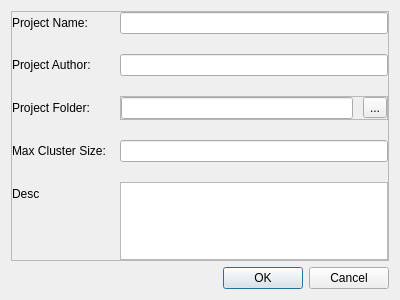
<?xml version="1.0" encoding="UTF-8"?>
<ui version="4.0">
 <class>Dialog</class>
 <widget class="QDialog" name="Dialog">
  <property name="geometry">
   <rect>
    <x>0</x>
    <y>0</y>
    <width>400</width>
    <height>300</height>
   </rect>
  </property>
  <property name="windowTitle">
   <string>Dialog</string>
  </property>
  <layout class="QVBoxLayout" name="verticalLayout">
   <item alignment="Qt::AlignVCenter">
    <widget class="QFrame" name="content">
     <property name="frameShape">
      <enum>QFrame::StyledPanel</enum>
     </property>
     <property name="frameShadow">
      <enum>QFrame::Raised</enum>
     </property>
     <layout class="QVBoxLayout" name="contentLayout">
      <property name="spacing">
       <number>0</number>
      </property>
      <property name="leftMargin">
       <number>0</number>
      </property>
      <property name="topMargin">
       <number>0</number>
      </property>
      <property name="rightMargin">
       <number>0</number>
      </property>
      <property name="bottomMargin">
       <number>0</number>
      </property>
      <item>
       <layout class="QFormLayout" name="formLayout">
        <property name="horizontalSpacing">
         <number>10</number>
        </property>
        <property name="verticalSpacing">
         <number>20</number>
        </property>
        <item row="0" column="0">
         <widget class="QLabel" name="projectNameLabel">
          <property name="text">
           <string>Project Name: </string>
          </property>
         </widget>
        </item>
        <item row="0" column="1">
         <widget class="QLineEdit" name="projectNameInput"/>
        </item>
        <item row="1" column="0">
         <widget class="QLabel" name="projectAuthorLabel">
          <property name="text">
           <string>Project Author: </string>
          </property>
         </widget>
        </item>
        <item row="2" column="0">
         <widget class="QLabel" name="projectFolderLabel">
          <property name="text">
           <string>Project Folder: </string>
          </property>
         </widget>
        </item>
        <item row="4" column="0">
         <widget class="QLabel" name="maxClusterLabel">
          <property name="text">
           <string>Max Cluster Size: </string>
          </property>
         </widget>
        </item>
        <item row="4" column="1">
         <widget class="QLineEdit" name="clusterInput">
          <property name="maxLength">
           <number>4</number>
          </property>
         </widget>
        </item>
        <item row="1" column="1">
         <widget class="QLineEdit" name="projectAuthorInput"/>
        </item>
        <item row="2" column="1">
         <widget class="QFrame" name="projectFolderFrame">
          <property name="frameShape">
           <enum>QFrame::StyledPanel</enum>
          </property>
          <property name="frameShadow">
           <enum>QFrame::Raised</enum>
          </property>
          <layout class="QHBoxLayout" name="horizontalLayout">
           <property name="spacing">
            <number>10</number>
           </property>
           <property name="leftMargin">
            <number>0</number>
           </property>
           <property name="topMargin">
            <number>0</number>
           </property>
           <property name="rightMargin">
            <number>0</number>
           </property>
           <property name="bottomMargin">
            <number>0</number>
           </property>
           <item>
            <widget class="QLineEdit" name="projectFolderInput"/>
           </item>
           <item>
            <widget class="QToolButton" name="browseBtn">
             <property name="text">
              <string>...</string>
             </property>
            </widget>
           </item>
          </layout>
         </widget>
        </item>
        <item row="5" column="0">
         <widget class="QLabel" name="descLabel">
          <property name="text">
           <string>Desc</string>
          </property>
         </widget>
        </item>
        <item row="5" column="1">
         <widget class="QTextEdit" name="textEdit"/>
        </item>
       </layout>
      </item>
     </layout>
    </widget>
   </item>
   <item>
    <widget class="QDialogButtonBox" name="buttonBox">
     <property name="orientation">
      <enum>Qt::Horizontal</enum>
     </property>
     <property name="standardButtons">
      <set>QDialogButtonBox::Cancel|QDialogButtonBox::Ok</set>
     </property>
    </widget>
   </item>
  </layout>
 </widget>
 <resources/>
 <connections>
  <connection>
   <sender>buttonBox</sender>
   <signal>accepted()</signal>
   <receiver>Dialog</receiver>
   <slot>accept()</slot>
   <hints>
    <hint type="sourcelabel">
     <x>248</x>
     <y>254</y>
    </hint>
    <hint type="destinationlabel">
     <x>157</x>
     <y>274</y>
    </hint>
   </hints>
  </connection>
  <connection>
   <sender>buttonBox</sender>
   <signal>rejected()</signal>
   <receiver>Dialog</receiver>
   <slot>reject()</slot>
   <hints>
    <hint type="sourcelabel">
     <x>316</x>
     <y>260</y>
    </hint>
    <hint type="destinationlabel">
     <x>286</x>
     <y>274</y>
    </hint>
   </hints>
  </connection>
 </connections>
</ui>
